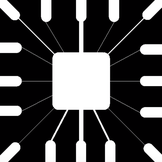
#> input picture Images/erosion.png, 162 x 162 px, shrunk from 714 x 712 before the run
$ python opening.py
#> lines starting #> are read from the running program, lines starting #| are printed output that depends on the picture; after the words box and inside, x2 and y2 are one past the last pixel; in counts of white or black regions, pixels touching at a corner belong together
### erosion.py
import numpy as np
import cv2


def erode(img, se):
    imgOut = np.copy(img)

    def isValid(img, coord):
        x = coord[0]
        y = coord[1]
        if x >= 0 and x < img.shape[0] and y >= 0 and y < img.shape[1] and img.item(x, y, 0) > 50:
            return True
        else:
            return False
    for x in range(img.shape[0]):
        for y in range(img.shape[1]):
            flag = True
            for coord in se:
                if not isValid(img, (x+coord[0], y+coord[1])):
                    flag = False
                    break
            if not flag:
                imgOut.itemset((x, y, 0), 0)
            else:
                imgOut.itemset((x, y, 0), img.item(x, y, 0))
    return imgOut


# [17 lines that do not run on import are left out]

### dilation.py
import numpy as np
import cv2


def dilate(img, se):
    imgOut = np.copy(img)

    def isValid(img, coord):
        x = coord[0]
        y = coord[1]
        if x >= 0 and x < img.shape[0] and y >= 0 and y < img.shape[1] and img.item(x, y, 0) > 50:
            return True
        else:
            return False
    for x in range(img.shape[0]):
        for y in range(img.shape[1]):
            flag = False
            intensity = 255
            for coord in se:
                if isValid(img, (x+coord[0], y+coord[1])):
                    flag = True
                    # intensity = img.item(x+coord[0], y+coord[1], 0)
                    break
            if flag:
                imgOut.itemset((x, y, 0), intensity)
    return imgOut


# [22 lines that do not run on import are left out]

### opening.py
import numpy as np
import cv2
import dilation as d
import erosion as e

ip = cv2.imread("./Images/erosion.png")
#> ip is the input picture: shape (162, 162, 3); mean B, G, R 72.4, 71.8, 72.4
img = np.zeros((ip.shape[0], ip.shape[1], 1), np.uint8)

for i in range(ip.shape[0]):
    for j in range(ip.shape[1]):
        img.itemset((i, j, 0), 0.3*ip.item(i, j, 2) +
                    0.59*ip.item(i, j, 1) +
                    0.11*ip.item(i, j, 0))

se = [(-1, -1), (1, -1), (-1, 1), (1, 1), (-1, 0), (0, -1),
      (0, 0), (0, 1), (1, 0), (-2, -2), (-2, -1), (-2, 0), (-2, 1), (-2, 2)]

inter = e.erode(img, se)
#> after the loop in erode, `for x in range(img.shape[0]):`:
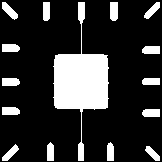
#> imgOut: shape (162, 162, 1); min 0, max 255, mean 49.3
img = d.dilate(inter, se)
#> after the loop in dilate, `for x in range(img.shape[0]):`:
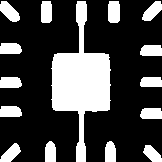
#> imgOut: shape (162, 162, 1); 27.5% white; 15 white regions, largest, box (x1, y1, x2, y2) and area: (51, 1, 111, 162) 4083, (0, 1, 20, 22) 253, (108, 1, 120, 23) 252
cv2.imshow('input', ip)
cv2.imshow('intermediate', inter)
cv2.imshow('output', img)
cv2.waitKey(0)
cv2.destroyAllWindows()
